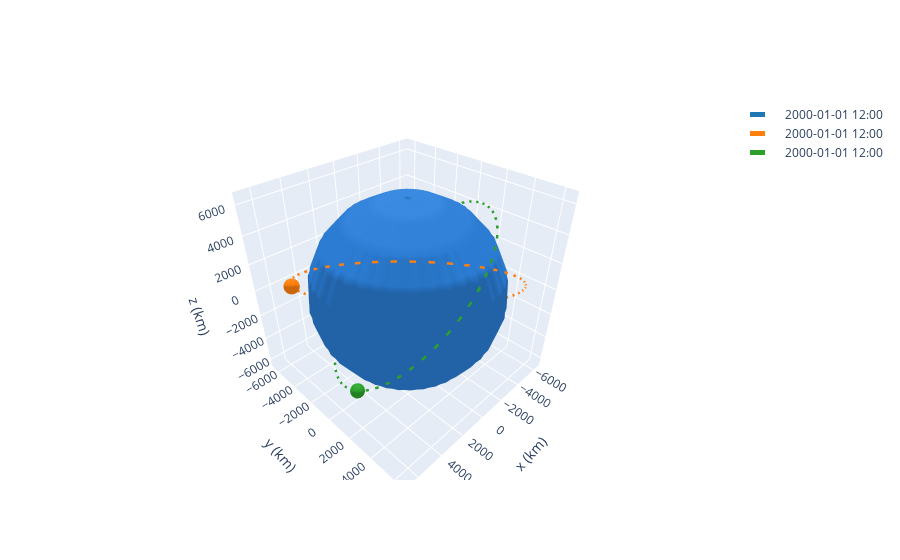

The code cell stored with this chart in its notebook:
### Code cell
# Define the two coplanar debris
a = 7245.172213925252 << u.km
ecc = 0 << u.one
inc = 45.50714306409916 << u.deg
raan = 45.319939418114051  << u.deg
argp = 0 << u.deg
nu = -35.517054310933176  << u.deg


# 7245.172213925252 km 0.0 9.50714306409916 deg 7.319939418114051 deg 0.0 deg 35.517054310933176 deg

deb_1 = Orbit.from_classical(Earth, a, ecc, inc, raan, argp, nu)

a = 7391.925971590665 << u.km
ecc = 0 << u.one
inc = 45.851759613930136 << u.deg
raan = -45.9967378215835974 << u.deg
argp = 0 << u.deg
nu = 5.124397828900178 << u.deg

# 7391.925971590665 km 0.0 7.851759613930136 deg 1.9967378215835974 deg 0.0 deg 5.124397828900178 deg

deb_2 = Orbit.from_classical(Earth, a, ecc, inc, raan, argp, nu)

a = 6477.943422637125 << u.km
ecc = 0 << u.one
inc = 14.924145688620425 << u.deg
raan = 1.50412719997725 << u.deg
argp = 0 << u.deg
nu = 70.66915465609816  << u.deg

deb_3 = Orbit.from_classical(Earth, a, ecc, inc, raan, argp, nu)

# Init the otv at debris 1
otv = copy.copy(deb_1)

frame = OrbitPlotter3D()
frame.plot(deb_1)
frame.plot(deb_2)
# frame.plot(deb_3)
frame.plot(otv)

### Figure 1 — Plotly figure (JSON) as saved in the notebook; plotly's stock layout.template omitted (floating-point values rounded to 4 significant figures; data arrays with more than 128 entries replaced by an {"elided": "..."} marker saying what was removed)
{"data": [{"cauto": false, "cmax": 1, "cmin": 1, "colorscale": [[0, "#2a7bd1"], [1, "#2a7bd1"]], "name": "Earth", "showscale": false, "type": "surface", "x": {"elided": "20x20 float values"}, "y": {"elided": "20x20 float values"}, "z": {"elided": "20x20 float values"}}, {"line": {"color": "rgb(31, 119, 180)", "dash": "dash", "width": 5}, "mode": "lines", "name": "2000-01-01 12:00", "type": "scatter3d", "x": {"elided": "150 float values"}, "y": {"elided": "150 float values"}, "z": {"elided": "150 float values"}}, {"cauto": false, "cmax": 1, "cmin": 1, "colorscale": [[0, "rgb(31, 119, 180)"], [1, "rgb(31, 119, 180)"]], "name": "2000-01-01 12:00", "showscale": false, "type": "surface", "x": {"elided": "20x20 float values"}, "y": {"elided": "20x20 float values"}, "z": {"elided": "20x20 float values"}}, {"cauto": false, "cmax": 1, "cmin": 1, "colorscale": [[0, "#2a7bd1"], [1, "#2a7bd1"]], "name": "Earth", "showscale": false, "type": "surface", "x": {"elided": "20x20 float values"}, "y": {"elided": "20x20 float values"}, "z": {"elided": "20x20 float values"}}, {"cauto": false, "cmax": 1, "cmin": 1, "colorscale": [[0, "#2a7bd1"], [1, "#2a7bd1"]], "name": "Earth", "showscale": false, "type": "surface", "x": {"elided": "20x20 float values"}, "y": {"elided": "20x20 float values"}, "z": {"elided": "20x20 float values"}}, {"line": {"color": "rgb(255, 127, 14)", "dash": "dash", "width": 5}, "mode": "lines", "name": "2000-01-01 12:00", "type": "scatter3d", "x": {"elided": "150 float values"}, "y": {"elided": "150 float values"}, "z": {"elided": "150 float values"}}, {"cauto": false, "cmax": 1, "cmin": 1, "colorscale": [[0, "rgb(255, 127, 14)"], [1, "rgb(255, 127, 14)"]], "name": "2000-01-01 12:00", "showscale": false, "type": "surface", "x": {"elided": "20x20 float values"}, "y": {"elided": "20x20 float values"}, "z": {"elided": "20x20 float values"}}, {"cauto": false, "cmax": 1, "cmin": 1, "colorscale": [[0, "#2a7bd1"], [1, "#2a7bd1"]], "name": "Earth", "showscale": false, "type": "surface", "x": {"elided": "20x20 float values"}, "y": {"elided": "20x20 float values"}, "z": {"elided": "20x20 float values"}}, {"cauto": false, "cmax": 1, "cmin": 1, "colorscale": [[0, "#2a7bd1"], [1, "#2a7bd1"]], "name": "Earth", "showscale": false, "type": "surface", "x": {"elided": "20x20 float values"}, "y": {"elided": "20x20 float values"}, "z": {"elided": "20x20 float values"}}, {"line": {"color": "rgb(44, 160, 44)", "dash": "dash", "width": 5}, "mode": "lines", "name": "2000-01-01 12:00", "type": "scatter3d", "x": {"elided": "150 float values"}, "y": {"elided": "150 float values"}, "z": {"elided": "150 float values"}}, {"cauto": false, "cmax": 1, "cmin": 1, "colorscale": [[0, "rgb(44, 160, 44)"], [1, "rgb(44, 160, 44)"]], "name": "2000-01-01 12:00", "showscale": false, "type": "surface", "x": {"elided": "20x20 float values"}, "y": {"elided": "20x20 float values"}, "z": {"elided": "20x20 float values"}}, {"cauto": false, "cmax": 1, "cmin": 1, "colorscale": [[0, "#2a7bd1"], [1, "#2a7bd1"]], "name": "Earth", "showscale": false, "type": "surface", "x": {"elided": "20x20 float values"}, "y": {"elided": "20x20 float values"}, "z": {"elided": "20x20 float values"}}], "layout": {"autosize": true, "scene": {"aspectmode": "data", "xaxis": {"title": {"text": "x (km)"}}, "yaxis": {"title": {"text": "y (km)"}}, "zaxis": {"title": {"text": "z (km)"}}}}}
